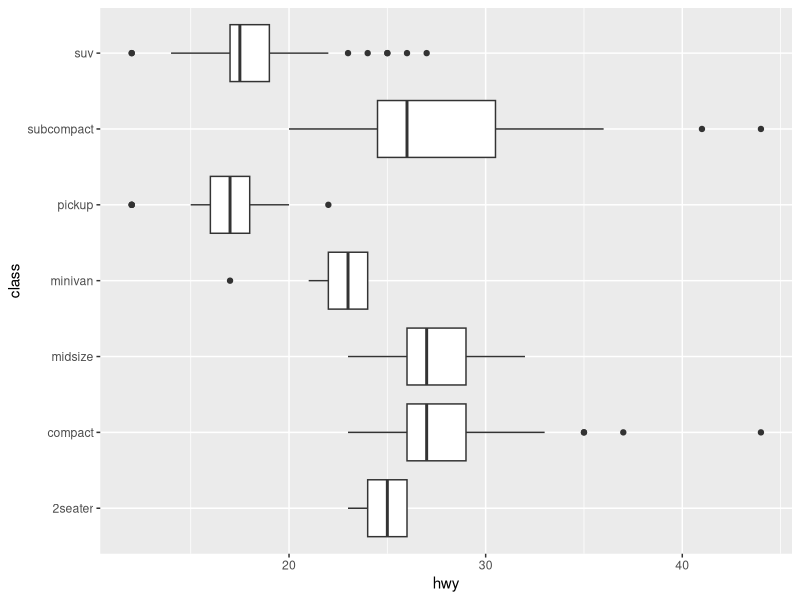

Source code (R):
library("tidyverse")
#ggplot(data = mpg, mapping = aes(x = class, y = hwy))+
	#geom_boxplot()
ggplot(data = mpg, mapping = aes(x = class, y= hwy))+
	geom_boxplot()+
	coord_flip()+
	coord_flip()